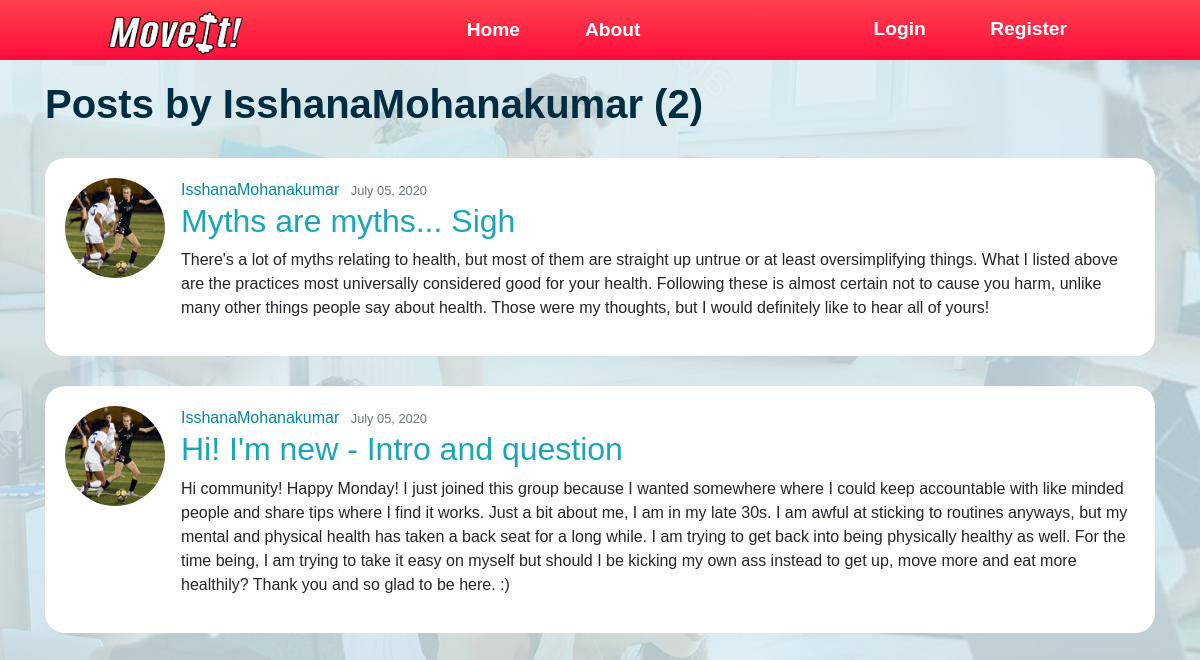
Page /user/IsshanaMohanakumar on the committed database.
### blog/models.py (models this page shows, shortened)
class Post(models.Model):
  title = models.CharField(max_length=100)
  content = models.TextField()
  date_posted = models.DateTimeField(default=timezone.now)
  author = models.ForeignKey(User, on_delete=models.CASCADE)
  category = models.CharField(max_length=225,default='general')

### users/models.py (models this page shows, shortened)
class Profile(models.Model):
    user = models.OneToOneField(User, on_delete=models.CASCADE)
    image = models.ImageField(default='default.jpg', upload_to='profile_pics')

### blog/views.py (the view)
# urls.py: path('user/<str:username>', UserPostListView.as_view(), name='user-posts'),
class UserPostListView(ListView):
    model = Post
    template_name = 'blog/user_posts.html'  # <app>/<model>_<viewtype>.html
    context_object_name = 'posts'
    paginate_by = 5
    def get_queryset(self):
        user = get_object_or_404(User, username=self.kwargs.get('username'))
        return Post.objects.filter(author=user).order_by('-date_posted')

### blog/templates/blog/user_posts.html (shortened to what this page needs)
{% extends "blog/base.html" %}
{% block content %}
<h1 class="userposts-username">Posts by {{ view.kwargs.username }} ({{ page_obj.paginator.count }})</h1>
    {% for post in posts %}
      <div class="postdetail-post">
        <article class="media content-section">
          <img class="postdetail-img" src="{{ post.author.profile.image.url}}">
          <div class="media-body">
            <div class="article-metadata">
              <a class="postdetail-author" href="{%url 'user-posts' post.author.username %}">{{ post.author }}</a>
              <small class="text-muted">{{ post.date_posted | date:"F d, Y" }}</small>
            </div>
            <h2><a class="postdetail-title" href="{% url 'post-detail' post.id %}">{{ post.title }}</a></h2>
            <p class="article-content">{{ post.content }}</p>
          </div>
        </article>
      </div>
    {% endfor %}
{% endblock content %}

### blog/static/blog/main.css (style rules this page uses)
* { box-sizing:border-box; margin:0; padding:0; font-family: Arial, Helvetica, sans-serif; }
body { background-image: url(../../../media/img/other/workingoutbg.jpg); margin-top: 0; padding:0; }
.postdetail-img { width:100px; height:100px; border-radius: 100%; margin-right:16px; }
.postdetail-post { margin-top: 30px; background:#fff; padding:20px; border-radius: 20px; text-align: left; }
.postdetail-title { color: #1aa6b7; }
.postdetail-author { text-decoration: none; color: #028a9c; margin-right:7px; }
.postdetail-post p { text-align: left; margin-left:inherit; margin-right: inherit; }
.userposts-username { font-weight: bold; color: #002d40; margin-top: 20px; }
#about-teammembers .about-box h4, p { margin-top:0px; margin-left: 70px; text-align: center; margin-right: -80px; }

### rows in the picture
Post: author.profile.image (picture), author "IsshanaMohanakumar", date_posted "July 05, 2020", title "Myths are myths... Sigh", content "There's a lot of myths relating to health, but most of them are straight up untrue or at least oversimplifying things. What I listed above are the practices most universally considered good for your health. Following these is almost certain not to cause you harm, unlike many other things people say about health. Those were my thoughts, but I would definitely like to hear all of yours!"
Post: author.profile.image (picture), author "IsshanaMohanakumar", date_posted "July 05, 2020", title "Hi! I'm new - Intro and question", content "Hi community! Happy Monday! I just joined this group because I wanted somewhere where I could keep accountable with like minded people and share tips where I find it works. Just a bit about me, I am in my late 30s. I am awful at sticking to routines anyways, but my mental and physical health has taken a back seat for a long while. I am trying to get back into being physically healthy as well. For the time being, I am trying to take it easy on myself but should I be kicking my own ass instead to get up, move more and eat more healthily? Thank you and so glad to be here. :)"

### other values in the picture
{{ view.kwargs.username }} "IsshanaMohanakumar"
{{ page_obj.paginator.count }} "2"
